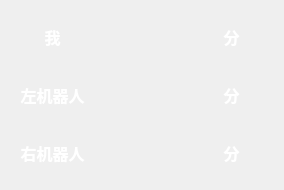
<?xml version="1.0" encoding="UTF-8"?>
<ui version="4.0">
 <class>ScorePanel</class>
 <widget class="QWidget" name="ScorePanel">
  <property name="geometry">
   <rect>
    <x>0</x>
    <y>0</y>
    <width>284</width>
    <height>190</height>
   </rect>
  </property>
  <property name="windowTitle">
   <string>Form</string>
  </property>
  <property name="styleSheet">
   <string notr="true">color: rgb(255, 255, 255);</string>
  </property>
  <layout class="QGridLayout" name="gridLayout">
   <item row="0" column="0">
    <widget class="QLabel" name="meTitle">
     <property name="palette">
      <palette>
       <active>
        <colorrole role="WindowText">
         <brush brushstyle="SolidPattern">
          <color alpha="255">
           <red>255</red>
           <green>255</green>
           <blue>255</blue>
          </color>
         </brush>
        </colorrole>
        <colorrole role="Text">
         <brush brushstyle="SolidPattern">
          <color alpha="255">
           <red>255</red>
           <green>255</green>
           <blue>255</blue>
          </color>
         </brush>
        </colorrole>
        <colorrole role="ButtonText">
         <brush brushstyle="SolidPattern">
          <color alpha="255">
           <red>255</red>
           <green>255</green>
           <blue>255</blue>
          </color>
         </brush>
        </colorrole>
        <colorrole role="PlaceholderText">
         <brush brushstyle="SolidPattern">
          <color alpha="128">
           <red>255</red>
           <green>255</green>
           <blue>255</blue>
          </color>
         </brush>
        </colorrole>
       </active>
       <inactive>
        <colorrole role="WindowText">
         <brush brushstyle="SolidPattern">
          <color alpha="255">
           <red>255</red>
           <green>255</green>
           <blue>255</blue>
          </color>
         </brush>
        </colorrole>
        <colorrole role="Text">
         <brush brushstyle="SolidPattern">
          <color alpha="255">
           <red>255</red>
           <green>255</green>
           <blue>255</blue>
          </color>
         </brush>
        </colorrole>
        <colorrole role="ButtonText">
         <brush brushstyle="SolidPattern">
          <color alpha="255">
           <red>255</red>
           <green>255</green>
           <blue>255</blue>
          </color>
         </brush>
        </colorrole>
        <colorrole role="PlaceholderText">
         <brush brushstyle="SolidPattern">
          <color alpha="128">
           <red>255</red>
           <green>255</green>
           <blue>255</blue>
          </color>
         </brush>
        </colorrole>
       </inactive>
       <disabled>
        <colorrole role="WindowText">
         <brush brushstyle="SolidPattern">
          <color alpha="255">
           <red>255</red>
           <green>255</green>
           <blue>255</blue>
          </color>
         </brush>
        </colorrole>
        <colorrole role="Text">
         <brush brushstyle="SolidPattern">
          <color alpha="255">
           <red>255</red>
           <green>255</green>
           <blue>255</blue>
          </color>
         </brush>
        </colorrole>
        <colorrole role="ButtonText">
         <brush brushstyle="SolidPattern">
          <color alpha="255">
           <red>255</red>
           <green>255</green>
           <blue>255</blue>
          </color>
         </brush>
        </colorrole>
        <colorrole role="PlaceholderText">
         <brush brushstyle="SolidPattern">
          <color alpha="128">
           <red>255</red>
           <green>255</green>
           <blue>255</blue>
          </color>
         </brush>
        </colorrole>
       </disabled>
      </palette>
     </property>
     <property name="font">
      <font>
       <family>微软雅黑</family>
       <pointsize>12</pointsize>
       <bold>true</bold>
      </font>
     </property>
     <property name="styleSheet">
      <string notr="true">color: rgb(255, 255, 255);</string>
     </property>
     <property name="text">
      <string>我</string>
     </property>
     <property name="alignment">
      <set>Qt::AlignCenter</set>
     </property>
    </widget>
   </item>
   <item row="0" column="1">
    <widget class="QLabel" name="meScore">
     <property name="palette">
      <palette>
       <active>
        <colorrole role="WindowText">
         <brush brushstyle="SolidPattern">
          <color alpha="255">
           <red>255</red>
           <green>255</green>
           <blue>255</blue>
          </color>
         </brush>
        </colorrole>
        <colorrole role="Text">
         <brush brushstyle="SolidPattern">
          <color alpha="255">
           <red>255</red>
           <green>255</green>
           <blue>255</blue>
          </color>
         </brush>
        </colorrole>
        <colorrole role="ButtonText">
         <brush brushstyle="SolidPattern">
          <color alpha="255">
           <red>255</red>
           <green>255</green>
           <blue>255</blue>
          </color>
         </brush>
        </colorrole>
        <colorrole role="PlaceholderText">
         <brush brushstyle="SolidPattern">
          <color alpha="128">
           <red>255</red>
           <green>255</green>
           <blue>255</blue>
          </color>
         </brush>
        </colorrole>
       </active>
       <inactive>
        <colorrole role="WindowText">
         <brush brushstyle="SolidPattern">
          <color alpha="255">
           <red>255</red>
           <green>255</green>
           <blue>255</blue>
          </color>
         </brush>
        </colorrole>
        <colorrole role="Text">
         <brush brushstyle="SolidPattern">
          <color alpha="255">
           <red>255</red>
           <green>255</green>
           <blue>255</blue>
          </color>
         </brush>
        </colorrole>
        <colorrole role="ButtonText">
         <brush brushstyle="SolidPattern">
          <color alpha="255">
           <red>255</red>
           <green>255</green>
           <blue>255</blue>
          </color>
         </brush>
        </colorrole>
        <colorrole role="PlaceholderText">
         <brush brushstyle="SolidPattern">
          <color alpha="128">
           <red>255</red>
           <green>255</green>
           <blue>255</blue>
          </color>
         </brush>
        </colorrole>
       </inactive>
       <disabled>
        <colorrole role="WindowText">
         <brush brushstyle="SolidPattern">
          <color alpha="255">
           <red>255</red>
           <green>255</green>
           <blue>255</blue>
          </color>
         </brush>
        </colorrole>
        <colorrole role="Text">
         <brush brushstyle="SolidPattern">
          <color alpha="255">
           <red>255</red>
           <green>255</green>
           <blue>255</blue>
          </color>
         </brush>
        </colorrole>
        <colorrole role="ButtonText">
         <brush brushstyle="SolidPattern">
          <color alpha="255">
           <red>255</red>
           <green>255</green>
           <blue>255</blue>
          </color>
         </brush>
        </colorrole>
        <colorrole role="PlaceholderText">
         <brush brushstyle="SolidPattern">
          <color alpha="128">
           <red>255</red>
           <green>255</green>
           <blue>255</blue>
          </color>
         </brush>
        </colorrole>
       </disabled>
      </palette>
     </property>
     <property name="font">
      <font>
       <family>微软雅黑</family>
       <pointsize>12</pointsize>
       <bold>true</bold>
      </font>
     </property>
     <property name="styleSheet">
      <string notr="true">color: rgb(255, 255, 255);</string>
     </property>
     <property name="text">
      <string/>
     </property>
     <property name="alignment">
      <set>Qt::AlignCenter</set>
     </property>
    </widget>
   </item>
   <item row="0" column="2">
    <widget class="QLabel" name="score1">
     <property name="palette">
      <palette>
       <active>
        <colorrole role="WindowText">
         <brush brushstyle="SolidPattern">
          <color alpha="255">
           <red>255</red>
           <green>255</green>
           <blue>255</blue>
          </color>
         </brush>
        </colorrole>
        <colorrole role="Text">
         <brush brushstyle="SolidPattern">
          <color alpha="255">
           <red>255</red>
           <green>255</green>
           <blue>255</blue>
          </color>
         </brush>
        </colorrole>
        <colorrole role="ButtonText">
         <brush brushstyle="SolidPattern">
          <color alpha="255">
           <red>255</red>
           <green>255</green>
           <blue>255</blue>
          </color>
         </brush>
        </colorrole>
        <colorrole role="PlaceholderText">
         <brush brushstyle="SolidPattern">
          <color alpha="128">
           <red>255</red>
           <green>255</green>
           <blue>255</blue>
          </color>
         </brush>
        </colorrole>
       </active>
       <inactive>
        <colorrole role="WindowText">
         <brush brushstyle="SolidPattern">
          <color alpha="255">
           <red>255</red>
           <green>255</green>
           <blue>255</blue>
          </color>
         </brush>
        </colorrole>
        <colorrole role="Text">
         <brush brushstyle="SolidPattern">
          <color alpha="255">
           <red>255</red>
           <green>255</green>
           <blue>255</blue>
          </color>
         </brush>
        </colorrole>
        <colorrole role="ButtonText">
         <brush brushstyle="SolidPattern">
          <color alpha="255">
           <red>255</red>
           <green>255</green>
           <blue>255</blue>
          </color>
         </brush>
        </colorrole>
        <colorrole role="PlaceholderText">
         <brush brushstyle="SolidPattern">
          <color alpha="128">
           <red>255</red>
           <green>255</green>
           <blue>255</blue>
          </color>
         </brush>
        </colorrole>
       </inactive>
       <disabled>
        <colorrole role="WindowText">
         <brush brushstyle="SolidPattern">
          <color alpha="255">
           <red>255</red>
           <green>255</green>
           <blue>255</blue>
          </color>
         </brush>
        </colorrole>
        <colorrole role="Text">
         <brush brushstyle="SolidPattern">
          <color alpha="255">
           <red>255</red>
           <green>255</green>
           <blue>255</blue>
          </color>
         </brush>
        </colorrole>
        <colorrole role="ButtonText">
         <brush brushstyle="SolidPattern">
          <color alpha="255">
           <red>255</red>
           <green>255</green>
           <blue>255</blue>
          </color>
         </brush>
        </colorrole>
        <colorrole role="PlaceholderText">
         <brush brushstyle="SolidPattern">
          <color alpha="128">
           <red>255</red>
           <green>255</green>
           <blue>255</blue>
          </color>
         </brush>
        </colorrole>
       </disabled>
      </palette>
     </property>
     <property name="font">
      <font>
       <family>微软雅黑</family>
       <pointsize>12</pointsize>
       <bold>true</bold>
      </font>
     </property>
     <property name="styleSheet">
      <string notr="true">color: rgb(255, 255, 255);</string>
     </property>
     <property name="text">
      <string>分</string>
     </property>
     <property name="alignment">
      <set>Qt::AlignCenter</set>
     </property>
    </widget>
   </item>
   <item row="1" column="0">
    <widget class="QLabel" name="leftTitle">
     <property name="palette">
      <palette>
       <active>
        <colorrole role="WindowText">
         <brush brushstyle="SolidPattern">
          <color alpha="255">
           <red>255</red>
           <green>255</green>
           <blue>255</blue>
          </color>
         </brush>
        </colorrole>
        <colorrole role="Text">
         <brush brushstyle="SolidPattern">
          <color alpha="255">
           <red>255</red>
           <green>255</green>
           <blue>255</blue>
          </color>
         </brush>
        </colorrole>
        <colorrole role="ButtonText">
         <brush brushstyle="SolidPattern">
          <color alpha="255">
           <red>255</red>
           <green>255</green>
           <blue>255</blue>
          </color>
         </brush>
        </colorrole>
        <colorrole role="PlaceholderText">
         <brush brushstyle="SolidPattern">
          <color alpha="128">
           <red>255</red>
           <green>255</green>
           <blue>255</blue>
          </color>
         </brush>
        </colorrole>
       </active>
       <inactive>
        <colorrole role="WindowText">
         <brush brushstyle="SolidPattern">
          <color alpha="255">
           <red>255</red>
           <green>255</green>
           <blue>255</blue>
          </color>
         </brush>
        </colorrole>
        <colorrole role="Text">
         <brush brushstyle="SolidPattern">
          <color alpha="255">
           <red>255</red>
           <green>255</green>
           <blue>255</blue>
          </color>
         </brush>
        </colorrole>
        <colorrole role="ButtonText">
         <brush brushstyle="SolidPattern">
          <color alpha="255">
           <red>255</red>
           <green>255</green>
           <blue>255</blue>
          </color>
         </brush>
        </colorrole>
        <colorrole role="PlaceholderText">
         <brush brushstyle="SolidPattern">
          <color alpha="128">
           <red>255</red>
           <green>255</green>
           <blue>255</blue>
          </color>
         </brush>
        </colorrole>
       </inactive>
       <disabled>
        <colorrole role="WindowText">
         <brush brushstyle="SolidPattern">
          <color alpha="255">
           <red>255</red>
           <green>255</green>
           <blue>255</blue>
          </color>
         </brush>
        </colorrole>
        <colorrole role="Text">
         <brush brushstyle="SolidPattern">
          <color alpha="255">
           <red>255</red>
           <green>255</green>
           <blue>255</blue>
          </color>
         </brush>
        </colorrole>
        <colorrole role="ButtonText">
         <brush brushstyle="SolidPattern">
          <color alpha="255">
           <red>255</red>
           <green>255</green>
           <blue>255</blue>
          </color>
         </brush>
        </colorrole>
        <colorrole role="PlaceholderText">
         <brush brushstyle="SolidPattern">
          <color alpha="128">
           <red>255</red>
           <green>255</green>
           <blue>255</blue>
          </color>
         </brush>
        </colorrole>
       </disabled>
      </palette>
     </property>
     <property name="font">
      <font>
       <family>微软雅黑</family>
       <pointsize>12</pointsize>
       <bold>true</bold>
      </font>
     </property>
     <property name="styleSheet">
      <string notr="true">color: rgb(255, 255, 255);</string>
     </property>
     <property name="text">
      <string>左机器人</string>
     </property>
     <property name="alignment">
      <set>Qt::AlignCenter</set>
     </property>
    </widget>
   </item>
   <item row="1" column="1">
    <widget class="QLabel" name="leftScore">
     <property name="palette">
      <palette>
       <active>
        <colorrole role="WindowText">
         <brush brushstyle="SolidPattern">
          <color alpha="255">
           <red>255</red>
           <green>255</green>
           <blue>255</blue>
          </color>
         </brush>
        </colorrole>
        <colorrole role="Text">
         <brush brushstyle="SolidPattern">
          <color alpha="255">
           <red>255</red>
           <green>255</green>
           <blue>255</blue>
          </color>
         </brush>
        </colorrole>
        <colorrole role="ButtonText">
         <brush brushstyle="SolidPattern">
          <color alpha="255">
           <red>255</red>
           <green>255</green>
           <blue>255</blue>
          </color>
         </brush>
        </colorrole>
        <colorrole role="PlaceholderText">
         <brush brushstyle="SolidPattern">
          <color alpha="128">
           <red>255</red>
           <green>255</green>
           <blue>255</blue>
          </color>
         </brush>
        </colorrole>
       </active>
       <inactive>
        <colorrole role="WindowText">
         <brush brushstyle="SolidPattern">
          <color alpha="255">
           <red>255</red>
           <green>255</green>
           <blue>255</blue>
          </color>
         </brush>
        </colorrole>
        <colorrole role="Text">
         <brush brushstyle="SolidPattern">
          <color alpha="255">
           <red>255</red>
           <green>255</green>
           <blue>255</blue>
          </color>
         </brush>
        </colorrole>
        <colorrole role="ButtonText">
         <brush brushstyle="SolidPattern">
          <color alpha="255">
           <red>255</red>
           <green>255</green>
           <blue>255</blue>
          </color>
         </brush>
        </colorrole>
        <colorrole role="PlaceholderText">
         <brush brushstyle="SolidPattern">
          <color alpha="128">
           <red>255</red>
           <green>255</green>
           <blue>255</blue>
          </color>
         </brush>
        </colorrole>
       </inactive>
       <disabled>
        <colorrole role="WindowText">
         <brush brushstyle="SolidPattern">
          <color alpha="255">
           <red>255</red>
           <green>255</green>
           <blue>255</blue>
          </color>
         </brush>
        </colorrole>
        <colorrole role="Text">
         <brush brushstyle="SolidPattern">
          <color alpha="255">
           <red>255</red>
           <green>255</green>
           <blue>255</blue>
          </color>
         </brush>
        </colorrole>
        <colorrole role="ButtonText">
         <brush brushstyle="SolidPattern">
          <color alpha="255">
           <red>255</red>
           <green>255</green>
           <blue>255</blue>
          </color>
         </brush>
        </colorrole>
        <colorrole role="PlaceholderText">
         <brush brushstyle="SolidPattern">
          <color alpha="128">
           <red>255</red>
           <green>255</green>
           <blue>255</blue>
          </color>
         </brush>
        </colorrole>
       </disabled>
      </palette>
     </property>
     <property name="font">
      <font>
       <family>微软雅黑</family>
       <pointsize>12</pointsize>
       <bold>true</bold>
      </font>
     </property>
     <property name="styleSheet">
      <string notr="true">color: rgb(255, 255, 255);</string>
     </property>
     <property name="text">
      <string/>
     </property>
     <property name="alignment">
      <set>Qt::AlignCenter</set>
     </property>
    </widget>
   </item>
   <item row="1" column="2">
    <widget class="QLabel" name="score2">
     <property name="palette">
      <palette>
       <active>
        <colorrole role="WindowText">
         <brush brushstyle="SolidPattern">
          <color alpha="255">
           <red>255</red>
           <green>255</green>
           <blue>255</blue>
          </color>
         </brush>
        </colorrole>
        <colorrole role="Text">
         <brush brushstyle="SolidPattern">
          <color alpha="255">
           <red>255</red>
           <green>255</green>
           <blue>255</blue>
          </color>
         </brush>
        </colorrole>
        <colorrole role="ButtonText">
         <brush brushstyle="SolidPattern">
          <color alpha="255">
           <red>255</red>
           <green>255</green>
           <blue>255</blue>
          </color>
         </brush>
        </colorrole>
        <colorrole role="PlaceholderText">
         <brush brushstyle="SolidPattern">
          <color alpha="128">
           <red>255</red>
           <green>255</green>
           <blue>255</blue>
          </color>
         </brush>
        </colorrole>
       </active>
       <inactive>
        <colorrole role="WindowText">
         <brush brushstyle="SolidPattern">
          <color alpha="255">
           <red>255</red>
           <green>255</green>
           <blue>255</blue>
          </color>
         </brush>
        </colorrole>
        <colorrole role="Text">
         <brush brushstyle="SolidPattern">
          <color alpha="255">
           <red>255</red>
           <green>255</green>
           <blue>255</blue>
          </color>
         </brush>
        </colorrole>
        <colorrole role="ButtonText">
         <brush brushstyle="SolidPattern">
          <color alpha="255">
           <red>255</red>
           <green>255</green>
           <blue>255</blue>
          </color>
         </brush>
        </colorrole>
        <colorrole role="PlaceholderText">
         <brush brushstyle="SolidPattern">
          <color alpha="128">
           <red>255</red>
           <green>255</green>
           <blue>255</blue>
          </color>
         </brush>
        </colorrole>
       </inactive>
       <disabled>
        <colorrole role="WindowText">
         <brush brushstyle="SolidPattern">
          <color alpha="255">
           <red>255</red>
           <green>255</green>
           <blue>255</blue>
          </color>
         </brush>
        </colorrole>
        <colorrole role="Text">
         <brush brushstyle="SolidPattern">
          <color alpha="255">
           <red>255</red>
           <green>255</green>
           <blue>255</blue>
          </color>
         </brush>
        </colorrole>
        <colorrole role="ButtonText">
         <brush brushstyle="SolidPattern">
          <color alpha="255">
           <red>255</red>
           <green>255</green>
           <blue>255</blue>
          </color>
         </brush>
        </colorrole>
        <colorrole role="PlaceholderText">
         <brush brushstyle="SolidPattern">
          <color alpha="128">
           <red>255</red>
           <green>255</green>
           <blue>255</blue>
          </color>
         </brush>
        </colorrole>
       </disabled>
      </palette>
     </property>
     <property name="font">
      <font>
       <family>微软雅黑</family>
       <pointsize>12</pointsize>
       <bold>true</bold>
      </font>
     </property>
     <property name="styleSheet">
      <string notr="true">color: rgb(255, 255, 255);</string>
     </property>
     <property name="text">
      <string>分</string>
     </property>
     <property name="alignment">
      <set>Qt::AlignCenter</set>
     </property>
    </widget>
   </item>
   <item row="2" column="0">
    <widget class="QLabel" name="rightTitle">
     <property name="palette">
      <palette>
       <active>
        <colorrole role="WindowText">
         <brush brushstyle="SolidPattern">
          <color alpha="255">
           <red>255</red>
           <green>255</green>
           <blue>255</blue>
          </color>
         </brush>
        </colorrole>
        <colorrole role="Text">
         <brush brushstyle="SolidPattern">
          <color alpha="255">
           <red>255</red>
           <green>255</green>
           <blue>255</blue>
          </color>
         </brush>
        </colorrole>
        <colorrole role="ButtonText">
         <brush brushstyle="SolidPattern">
          <color alpha="255">
           <red>255</red>
           <green>255</green>
           <blue>255</blue>
          </color>
         </brush>
        </colorrole>
        <colorrole role="PlaceholderText">
         <brush brushstyle="SolidPattern">
          <color alpha="128">
           <red>255</red>
           <green>255</green>
           <blue>255</blue>
          </color>
         </brush>
        </colorrole>
       </active>
       <inactive>
        <colorrole role="WindowText">
         <brush brushstyle="SolidPattern">
          <color alpha="255">
           <red>255</red>
           <green>255</green>
           <blue>255</blue>
          </color>
         </brush>
        </colorrole>
        <colorrole role="Text">
         <brush brushstyle="SolidPattern">
          <color alpha="255">
           <red>255</red>
           <green>255</green>
           <blue>255</blue>
          </color>
         </brush>
        </colorrole>
        <colorrole role="ButtonText">
         <brush brushstyle="SolidPattern">
          <color alpha="255">
           <red>255</red>
           <green>255</green>
           <blue>255</blue>
          </color>
         </brush>
        </colorrole>
        <colorrole role="PlaceholderText">
         <brush brushstyle="SolidPattern">
          <color alpha="128">
           <red>255</red>
           <green>255</green>
           <blue>255</blue>
          </color>
         </brush>
        </colorrole>
       </inactive>
       <disabled>
        <colorrole role="WindowText">
         <brush brushstyle="SolidPattern">
          <color alpha="255">
           <red>255</red>
           <green>255</green>
           <blue>255</blue>
          </color>
         </brush>
        </colorrole>
        <colorrole role="Text">
         <brush brushstyle="SolidPattern">
          <color alpha="255">
           <red>255</red>
           <green>255</green>
           <blue>255</blue>
          </color>
         </brush>
        </colorrole>
        <colorrole role="ButtonText">
         <brush brushstyle="SolidPattern">
          <color alpha="255">
           <red>255</red>
           <green>255</green>
           <blue>255</blue>
          </color>
         </brush>
        </colorrole>
        <colorrole role="PlaceholderText">
         <brush brushstyle="SolidPattern">
          <color alpha="128">
           <red>255</red>
           <green>255</green>
           <blue>255</blue>
          </color>
         </brush>
        </colorrole>
       </disabled>
      </palette>
     </property>
     <property name="font">
      <font>
       <family>微软雅黑</family>
       <pointsize>12</pointsize>
       <bold>true</bold>
      </font>
     </property>
     <property name="styleSheet">
      <string notr="true">color: rgb(255, 255, 255);</string>
     </property>
     <property name="text">
      <string>右机器人</string>
     </property>
     <property name="alignment">
      <set>Qt::AlignCenter</set>
     </property>
    </widget>
   </item>
   <item row="2" column="1">
    <widget class="QLabel" name="rightScore">
     <property name="palette">
      <palette>
       <active>
        <colorrole role="WindowText">
         <brush brushstyle="SolidPattern">
          <color alpha="255">
           <red>255</red>
           <green>255</green>
           <blue>255</blue>
          </color>
         </brush>
        </colorrole>
        <colorrole role="Text">
         <brush brushstyle="SolidPattern">
          <color alpha="255">
           <red>255</red>
           <green>255</green>
           <blue>255</blue>
          </color>
         </brush>
        </colorrole>
        <colorrole role="ButtonText">
         <brush brushstyle="SolidPattern">
          <color alpha="255">
           <red>255</red>
           <green>255</green>
           <blue>255</blue>
          </color>
         </brush>
        </colorrole>
        <colorrole role="PlaceholderText">
         <brush brushstyle="SolidPattern">
          <color alpha="128">
           <red>255</red>
           <green>255</green>
           <blue>255</blue>
          </color>
         </brush>
        </colorrole>
       </active>
       <inactive>
        <colorrole role="WindowText">
         <brush brushstyle="SolidPattern">
          <color alpha="255">
           <red>255</red>
           <green>255</green>
           <blue>255</blue>
          </color>
         </brush>
        </colorrole>
        <colorrole role="Text">
         <brush brushstyle="SolidPattern">
          <color alpha="255">
           <red>255</red>
           <green>255</green>
           <blue>255</blue>
          </color>
         </brush>
        </colorrole>
        <colorrole role="ButtonText">
         <brush brushstyle="SolidPattern">
          <color alpha="255">
           <red>255</red>
           <green>255</green>
           <blue>255</blue>
          </color>
         </brush>
        </colorrole>
        <colorrole role="PlaceholderText">
         <brush brushstyle="SolidPattern">
          <color alpha="128">
           <red>255</red>
           <green>255</green>
           <blue>255</blue>
          </color>
         </brush>
        </colorrole>
       </inactive>
       <disabled>
        <colorrole role="WindowText">
         <brush brushstyle="SolidPattern">
          <color alpha="255">
           <red>255</red>
           <green>255</green>
           <blue>255</blue>
          </color>
         </brush>
        </colorrole>
        <colorrole role="Text">
         <brush brushstyle="SolidPattern">
          <color alpha="255">
           <red>255</red>
           <green>255</green>
           <blue>255</blue>
          </color>
         </brush>
        </colorrole>
        <colorrole role="ButtonText">
         <brush brushstyle="SolidPattern">
          <color alpha="255">
           <red>255</red>
           <green>255</green>
           <blue>255</blue>
          </color>
         </brush>
        </colorrole>
        <colorrole role="PlaceholderText">
         <brush brushstyle="SolidPattern">
          <color alpha="128">
           <red>255</red>
           <green>255</green>
           <blue>255</blue>
          </color>
         </brush>
        </colorrole>
       </disabled>
      </palette>
     </property>
     <property name="font">
      <font>
       <family>微软雅黑</family>
       <pointsize>12</pointsize>
       <bold>true</bold>
      </font>
     </property>
     <property name="styleSheet">
      <string notr="true">color: rgb(255, 255, 255);</string>
     </property>
     <property name="text">
      <string/>
     </property>
     <property name="alignment">
      <set>Qt::AlignCenter</set>
     </property>
    </widget>
   </item>
   <item row="2" column="2">
    <widget class="QLabel" name="score3">
     <property name="palette">
      <palette>
       <active>
        <colorrole role="WindowText">
         <brush brushstyle="SolidPattern">
          <color alpha="255">
           <red>255</red>
           <green>255</green>
           <blue>255</blue>
          </color>
         </brush>
        </colorrole>
        <colorrole role="Text">
         <brush brushstyle="SolidPattern">
          <color alpha="255">
           <red>255</red>
           <green>255</green>
           <blue>255</blue>
          </color>
         </brush>
        </colorrole>
        <colorrole role="ButtonText">
         <brush brushstyle="SolidPattern">
          <color alpha="255">
           <red>255</red>
           <green>255</green>
           <blue>255</blue>
          </color>
         </brush>
        </colorrole>
        <colorrole role="PlaceholderText">
         <brush brushstyle="SolidPattern">
          <color alpha="128">
           <red>255</red>
           <green>255</green>
           <blue>255</blue>
          </color>
         </brush>
        </colorrole>
       </active>
       <inactive>
        <colorrole role="WindowText">
         <brush brushstyle="SolidPattern">
          <color alpha="255">
           <red>255</red>
           <green>255</green>
           <blue>255</blue>
          </color>
         </brush>
        </colorrole>
        <colorrole role="Text">
         <brush brushstyle="SolidPattern">
          <color alpha="255">
           <red>255</red>
           <green>255</green>
           <blue>255</blue>
          </color>
         </brush>
        </colorrole>
        <colorrole role="ButtonText">
         <brush brushstyle="SolidPattern">
          <color alpha="255">
           <red>255</red>
           <green>255</green>
           <blue>255</blue>
          </color>
         </brush>
        </colorrole>
        <colorrole role="PlaceholderText">
         <brush brushstyle="SolidPattern">
          <color alpha="128">
           <red>255</red>
           <green>255</green>
           <blue>255</blue>
          </color>
         </brush>
        </colorrole>
       </inactive>
       <disabled>
        <colorrole role="WindowText">
         <brush brushstyle="SolidPattern">
          <color alpha="255">
           <red>255</red>
           <green>255</green>
           <blue>255</blue>
          </color>
         </brush>
        </colorrole>
        <colorrole role="Text">
         <brush brushstyle="SolidPattern">
          <color alpha="255">
           <red>255</red>
           <green>255</green>
           <blue>255</blue>
          </color>
         </brush>
        </colorrole>
        <colorrole role="ButtonText">
         <brush brushstyle="SolidPattern">
          <color alpha="255">
           <red>255</red>
           <green>255</green>
           <blue>255</blue>
          </color>
         </brush>
        </colorrole>
        <colorrole role="PlaceholderText">
         <brush brushstyle="SolidPattern">
          <color alpha="128">
           <red>255</red>
           <green>255</green>
           <blue>255</blue>
          </color>
         </brush>
        </colorrole>
       </disabled>
      </palette>
     </property>
     <property name="font">
      <font>
       <family>微软雅黑</family>
       <pointsize>12</pointsize>
       <bold>true</bold>
      </font>
     </property>
     <property name="styleSheet">
      <string notr="true">color: rgb(255, 255, 255);</string>
     </property>
     <property name="text">
      <string>分</string>
     </property>
     <property name="alignment">
      <set>Qt::AlignCenter</set>
     </property>
    </widget>
   </item>
  </layout>
 </widget>
 <resources/>
 <connections/>
</ui>
